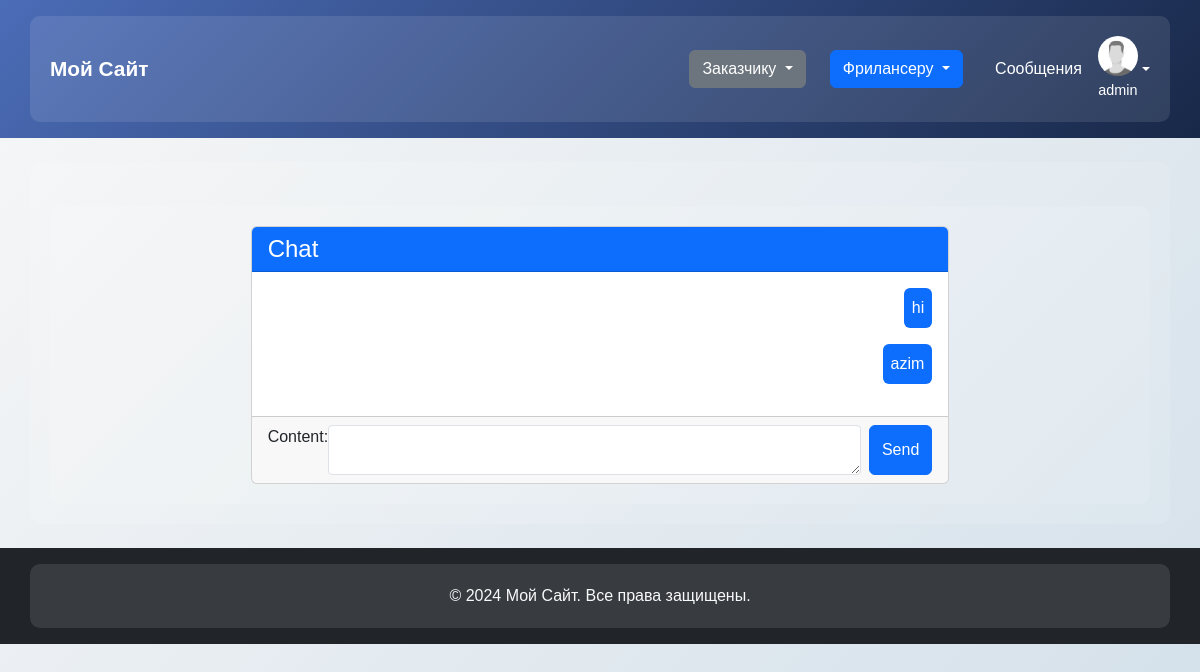
Page /dialog/view/2/ (signed in) on the earlier database version.
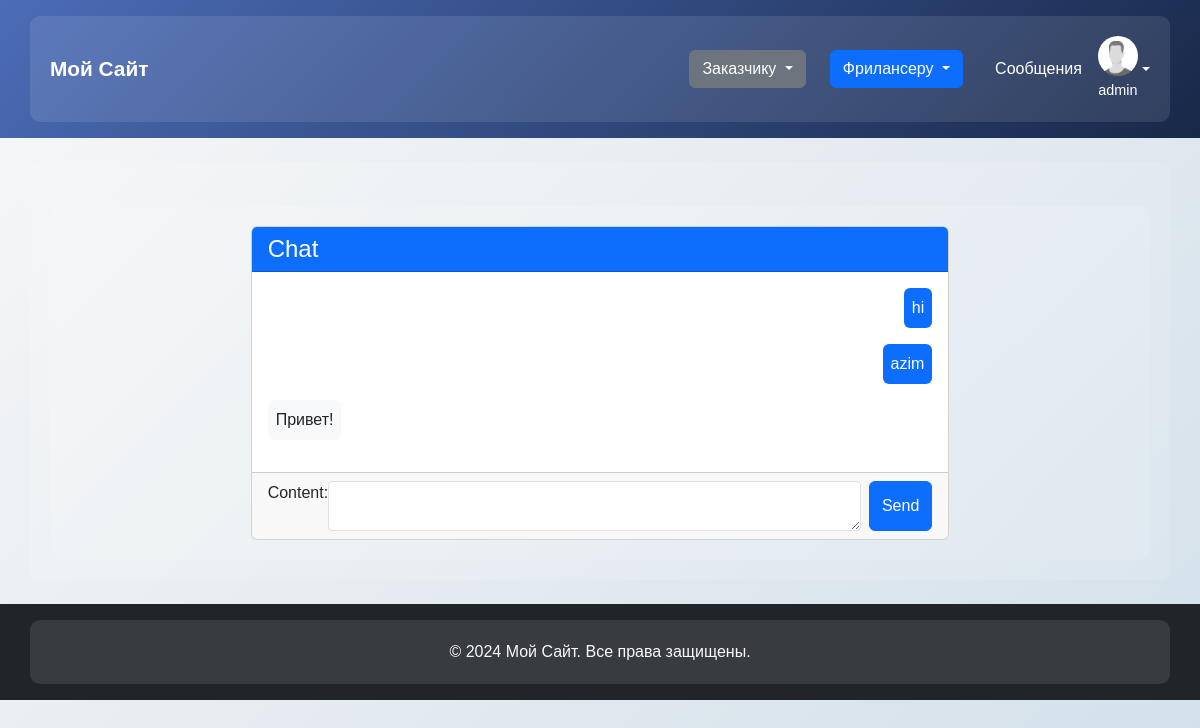
Same page on the later database version.
### MySite/models.py (models this page shows, shortened)
class Message(models.Model):
    chat = models.ForeignKey(
        Chat,
        on_delete=models.CASCADE,
        related_name="messages",
        help_text="Chat to which this message belongs",
    )
    sender = models.ForeignKey(
        CustomUser,
        on_delete=models.CASCADE,
        related_name="sender",
        help_text="User who sent the message",
    )
    content = models.TextField(help_text="Message content")
    timestamp = models.DateTimeField(help_text="Time when the message was send", auto_now_add=True)
    is_read = models.BooleanField(default=False, help_text="Has the message been read?")

### MySite/views.py (the view, shortened to what this page needs)
# urls.py: path('dialog/view/<int:chat_id>/', dialog_view, name='dialog_view'),
@login_required
def dialog_view(request, chat_id):
    messages = Message.objects.filter(chat=chat_id).order_by('timestamp')[:20]
    form = MessageForm()
    return render(request, 'mysite/dialog_view.html', {'messages': messages, 'form': form, 'id': chat_id})

### MySite/forms.py
class MessageForm(forms.ModelForm):
    content = forms.CharField(widget=forms.Textarea(attrs={'class': 'form-control form-control-sm', 'style': 'height: 50px;'}))
    class Meta:
        model = Message
        fields = ['content']

### templates/mysite/dialog_view.html (shortened to what this page needs)
{% extends "mysite/base.html" %}
{% load static %}
{% block content %}
<div class="container mt-4">
    <div class="row">
        <div class="col-md-8 offset-md-2">
            <div class="card">
                <div class="card-header bg-primary text-white">
                    <h4 class="mb-0">Chat</h4>
                </div>
                <div class="card-body" style="max-height: 400px; overflow-y: auto;">
                    {% for message in messages %}
                        {% if message.sender == request.user %}
                            <div class="d-flex justify-content-end mb-3">
                                <div class="bg-primary text-white p-2 rounded">
                                    <p class="mb-0">{{ message.content }}</p>
                                </div>
                            </div>
                        {% else %}
                            <div class="d-flex justify-content-start mb-3">
                                <div class="bg-light p-2 rounded">
                                    <p class="mb-0">{{ message.content }}</p>
                                </div>
                            </div>
                        {% endif %}
                    {% empty %}
                        <p class="text-center text-muted">Пока пусто :(</p>
                    {% endfor %}
                </div>
                <div class="card-footer">
                    <form action="{% url 'mysite:dialog_view' id %}" method="post" class="d-flex">
                        {{ form.as_table }}
                        <button type="submit" class="btn btn-primary ms-2">Send</button>
                    </form>
                </div>
            </div>
        </div>
    </div>
</div>
{% endblock %}

Differences in the rows shown:
added Message: content "Привет!"
